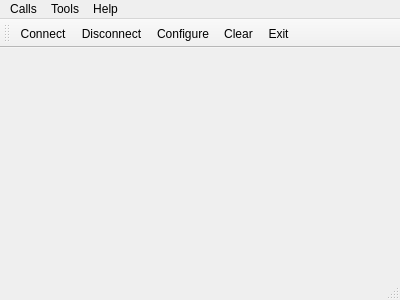
<?xml version="1.0" encoding="UTF-8"?>
<ui version="4.0">
 <class>TerminalWidget</class>
 <widget class="QMainWindow" name="TerminalWidget">
  <property name="geometry">
   <rect>
    <x>0</x>
    <y>0</y>
    <width>400</width>
    <height>300</height>
   </rect>
  </property>
  <property name="windowTitle">
   <string>Simple Terminal</string>
  </property>
  <widget class="QWidget" name="centralWidget">
   <layout class="QVBoxLayout" name="verticalLayout"/>
  </widget>
  <widget class="QMenuBar" name="menuBar">
   <property name="geometry">
    <rect>
     <x>0</x>
     <y>0</y>
     <width>400</width>
     <height>22</height>
    </rect>
   </property>
   <widget class="QMenu" name="menuCalls">
    <property name="title">
     <string>Calls</string>
    </property>
    <addaction name="actionConnect"/>
    <addaction name="actionDisconnect"/>
    <addaction name="separator"/>
    <addaction name="actionQuit"/>
   </widget>
   <widget class="QMenu" name="menuTools">
    <property name="title">
     <string>Tools</string>
    </property>
    <addaction name="actionConfigure"/>
    <addaction name="actionClear"/>
   </widget>
   <widget class="QMenu" name="menuHelp">
    <property name="title">
     <string>Help</string>
    </property>
    <addaction name="actionAbout"/>
    <addaction name="actionAboutQt"/>
   </widget>
   <addaction name="menuCalls"/>
   <addaction name="menuTools"/>
   <addaction name="menuHelp"/>
  </widget>
  <widget class="QToolBar" name="mainToolBar">
   <attribute name="toolBarArea">
    <enum>TopToolBarArea</enum>
   </attribute>
   <attribute name="toolBarBreak">
    <bool>false</bool>
   </attribute>
   <addaction name="actionConnect"/>
   <addaction name="actionDisconnect"/>
   <addaction name="actionConfigure"/>
   <addaction name="actionClear"/>
   <addaction name="actionExit"/>
  </widget>
  <widget class="QStatusBar" name="statusBar"/>
  <action name="actionAbout">
   <property name="text">
    <string>&amp;About</string>
   </property>
   <property name="toolTip">
    <string>About program</string>
   </property>
   <property name="shortcut">
    <string>Alt+A</string>
   </property>
  </action>
  <action name="actionAboutQt">
   <property name="text">
    <string>About Qt</string>
   </property>
  </action>
  <action name="actionConnect">
   <property name="icon">
    <iconset>
     <normaloff>:/images/connect.png</normaloff>:/images/connect.png</iconset>
   </property>
   <property name="text">
    <string>C&amp;onnect</string>
   </property>
   <property name="toolTip">
    <string>Connect to serial port</string>
   </property>
   <property name="shortcut">
    <string>Ctrl+O</string>
   </property>
  </action>
  <action name="actionDisconnect">
   <property name="icon">
    <iconset>
     <normaloff>:/images/disconnect.png</normaloff>:/images/disconnect.png</iconset>
   </property>
   <property name="text">
    <string>&amp;Disconnect</string>
   </property>
   <property name="toolTip">
    <string>Disconnect from serial port</string>
   </property>
   <property name="shortcut">
    <string>Ctrl+D</string>
   </property>
  </action>
  <action name="actionConfigure">
   <property name="icon">
    <iconset>
     <normaloff>:/images/settings.png</normaloff>:/images/settings.png</iconset>
   </property>
   <property name="text">
    <string>&amp;Configure</string>
   </property>
   <property name="toolTip">
    <string>Configure serial port</string>
   </property>
   <property name="shortcut">
    <string>Alt+C</string>
   </property>
  </action>
  <action name="actionClear">
   <property name="icon">
    <iconset>
     <normaloff>:/images/clear.png</normaloff>:/images/clear.png</iconset>
   </property>
   <property name="text">
    <string>C&amp;lear</string>
   </property>
   <property name="toolTip">
    <string>Clear data</string>
   </property>
   <property name="shortcut">
    <string>Alt+L</string>
   </property>
  </action>
  <action name="actionExit">
   <property name="text">
    <string>Exit</string>
   </property>
  </action>
  <action name="actionQuit">
   <property name="icon">
    <iconset>
     <normaloff>:/images/application-exit.png</normaloff>:/images/application-exit.png</iconset>
   </property>
   <property name="text">
    <string>&amp;Quit</string>
   </property>
   <property name="shortcut">
    <string>Ctrl+Q</string>
   </property>
  </action>
 </widget>
 <layoutdefault spacing="6" margin="11"/>
 <resources/>
 <connections/>
</ui>
